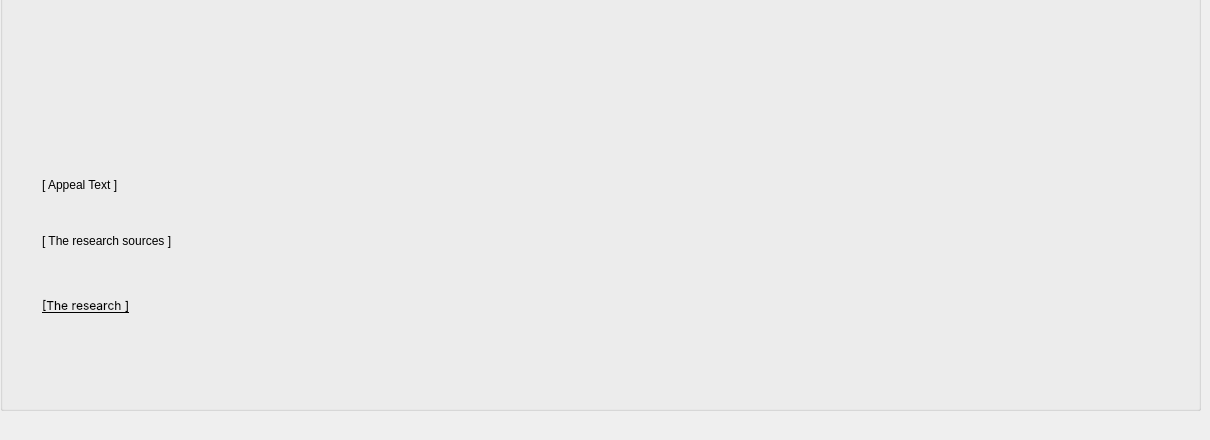
        <widget class="QWidget" name="tab_5">
         <attribute name="icon">
          <iconset theme="QIcon::ThemeIcon::AddressBookNew"/>
         </attribute>
         <attribute name="title">
          <string>Published Researchs</string>
         </attribute>
         <widget class="QGroupBox" name="publicationListGroup_2">
          <property name="geometry">
           <rect>
            <x>0</x>
            <y>-20</y>
            <width>1201</width>
            <height>431</height>
           </rect>
          </property>
          <property name="title">
           <string/>
          </property>
          <layout class="QVBoxLayout" name="verticalLayout_list_2">
           <item>
            <widget class="QFrame" name="frame_11">
             <property name="frameShape">
              <enum>QFrame::Shape::NoFrame</enum>
             </property>
             <property name="frameShadow">
              <enum>QFrame::Shadow::Raised</enum>
             </property>
             <property name="lineWidth">
              <number>0</number>
             </property>
             <widget class="QLabel" name="postPicture_2">
              <property name="geometry">
               <rect>
                <x>10</x>
                <y>-20</y>
                <width>191</width>
                <height>191</height>
               </rect>
              </property>
              <property name="text">
               <string/>
              </property>
              <property name="pixmap">
               <pixmap>build/Desktop_Qt_6_7_3-Debug/gallary.png</pixmap>
              </property>
              <property name="scaledContents">
               <bool>true</bool>
              </property>
             </widget>
             <widget class="QLabel" name="label_58">
              <property name="geometry">
               <rect>
                <x>30</x>
                <y>180</y>
                <width>131</width>
                <height>19</height>
               </rect>
              </property>
              <property name="text">
               <string>[ Appeal Text ]</string>
              </property>
             </widget>
             <widget class="QLabel" name="label_59">
              <property name="geometry">
               <rect>
                <x>30</x>
                <y>230</y>
                <width>221</width>
                <height>31</height>
               </rect>
              </property>
              <property name="text">
               <string>[ The research sources ]</string>
              </property>
             </widget>
             <widget class="QLabel" name="label_60">
              <property name="geometry">
               <rect>
                <x>30</x>
                <y>280</y>
                <width>161</width>
                <height>61</height>
               </rect>
              </property>
              <property name="minimumSize">
               <size>
                <width>0</width>
                <height>0</height>
               </size>
              </property>
              <property name="font">
               <font>
                <family>-apple-system</family>
                <italic>false</italic>
                <underline>true</underline>
                <strikeout>false</strikeout>
                <kerning>false</kerning>
                <fontweight>Black</fontweight>
               </font>
              </property>
              <property name="cursor">
               <cursorShape>PointingHandCursor</cursorShape>
              </property>
              <property name="text">
               <string>[The research ]</string>
              </property>
             </widget>
            </widget>
           </item>
          </layout>
         </widget>
        </widget>
